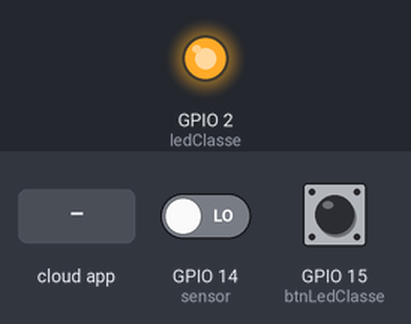
The sketch below on a simulated ESP8266 (NodeMCU). On the bench: output pins drawn as LEDs (lit = HIGH). Inputs (shaded band) come from the test bench; at power-on: GPIO 14 (sensor) LOW, GPIO 15 (btnLedClasse) LOW. WiFi joins after 1.5 s; servers stay silent unless stated; the Firebase database answers and starts empty; what the sketch prints to the serial monitor is not drawn.

Above: at 4.2 s.
4.3 s: the phone or cloud app sets turnedOn to 1
At 5.2 s:
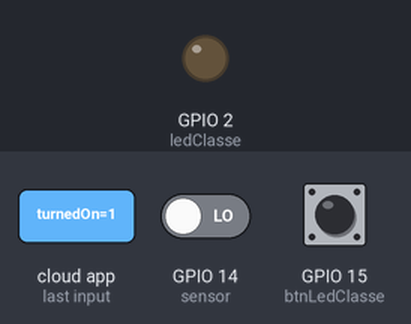
5.8 s: the phone or cloud app sets turnedOn to 0
At 6.3 s:
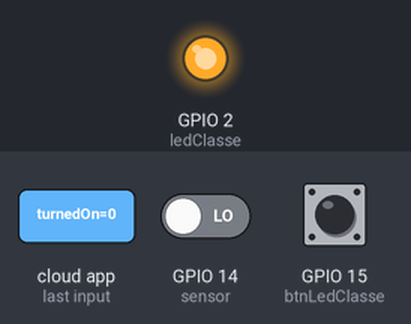
Timing chart, 0 to 8.8 s (numbered marks = the images above; inputs shaded):
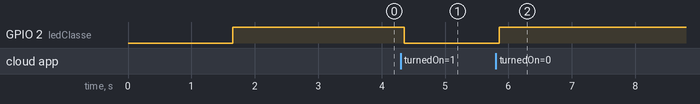

Measured:
- after the input at 4.3 s, GPIO 2 (ledClasse): HIGH → LOW after 0.06 s
- after the input at 5.8 s, GPIO 2 (ledClasse): LOW → HIGH after 0.06 s

The sketch:

tp_iot.ino
```cpp
//FirebaseESP8266.h must be included before ESP8266WiFi.h
#include <FirebaseESP8266.h>
#include <ESP8266WiFi.h>

#define FIREBASE_HOST "iotproj-af41e.firebaseio.com" //Without http:// or https:// schemes
#define FIREBASE_AUTH "0C23dYUtEBd6RkYsfFsgaCnwDFCDsZHNJb5nahl8"
#define WIFI_SSID "Livebox-33b9"
#define WIFI_PASSWORD "hygst6rtY8rE"

//Define Firebase Data object and paths
FirebaseData firebaseData;
const String room202Ref = "/Rooms/Rm202";
const String classTurnedOnRef = "/Rooms/Rm202/listLighting/Classe";
const String tableauTurnedOnRef = "/Rooms/Rm202/listLighting/Tableau";

// variables pour gérer la lumière de la classe
const int ledClasse = 2;
const int btnLedClasse = 15;
bool btnLedClasseState = LOW;
bool ledClasseState = false;
bool btnLedClassePressed = false;

// variables pour gérer la présence
const int sensor = 14;
bool sensorState = LOW; // we start, assuming no motion detected
bool val = 0; // variable for reading the pin status

// variables pour gérer le timer
unsigned long ts1;
unsigned long ts2;

void setup() {
  // setup firebase
  Serial.begin(9600);
  WiFi.begin(WIFI_SSID, WIFI_PASSWORD);
  Serial.print("connecting");
  while (WiFi.status() != WL_CONNECTED) {
   Serial.print(".");
   delay(500);
  }
  Serial.println();
  Serial.print("connected: ");
  Serial.println(WiFi.localIP());
  Firebase.begin(FIREBASE_HOST, FIREBASE_AUTH);

  // initialisation de la broche 2 comme étant une sortie
  pinMode(ledClasse, OUTPUT);
  pinMode(btnLedClasse, INPUT);
  pinMode(sensor, INPUT);
}

void loop() {
  observeSensor();
  observeBtnClasse();
}

void observeSensor() {
  val = digitalRead(sensor);  // read input value
  if (val == HIGH) { // check if the input is HIGH
    ts1 = millis();
    if (sensorState == LOW) {
      // we have just turned on
      Serial.println("Motion detected!");
      // We only want to print on the output change, not state
      sensorState = HIGH;

      FirebaseJson json;
      json.set("presence", sensorState);
      Firebase.updateNode(firebaseData, room202Ref, json);
    }
  } else {
    ts2 = millis();
    unsigned long elapsedTime = ts2 - ts1;
    if (sensorState == HIGH && elapsedTime >= 10000){
      // we have just turned of
      Serial.println("Motion ended!");
      // We only want to print on the output change, not state
      sensorState = LOW;

      FirebaseJson json;
      json.set("presence", sensorState);
      Firebase.updateNode(firebaseData, room202Ref, json);
    }
  }
}

void observeBtnClasse() {
  btnLedClasseState = digitalRead(btnLedClasse);
  if (btnLedClasseState == HIGH) {
       if (!btnLedClassePressed) {
          ledClasseState = !ledClasseState;
          FirebaseJson json;
          json.set("turnedOn", ledClasseState);
          Firebase.updateNode(firebaseData, classTurnedOnRef, json);
          btnLedClassePressed = true;
       }
  } else {
       btnLedClassePressed = false;
       observeFirebaseChanges();
  }
}

void observeFirebaseChanges() {

  bool firebasevalue;
  bool res = Firebase.getBool(firebaseData, "/Rooms/Rm202/listLighting/Classe/turnedOn", firebasevalue);

  if (res) {
      ledClasseState = firebasevalue;
      digitalWrite(ledClasse, !ledClasseState);
  }
}
```
